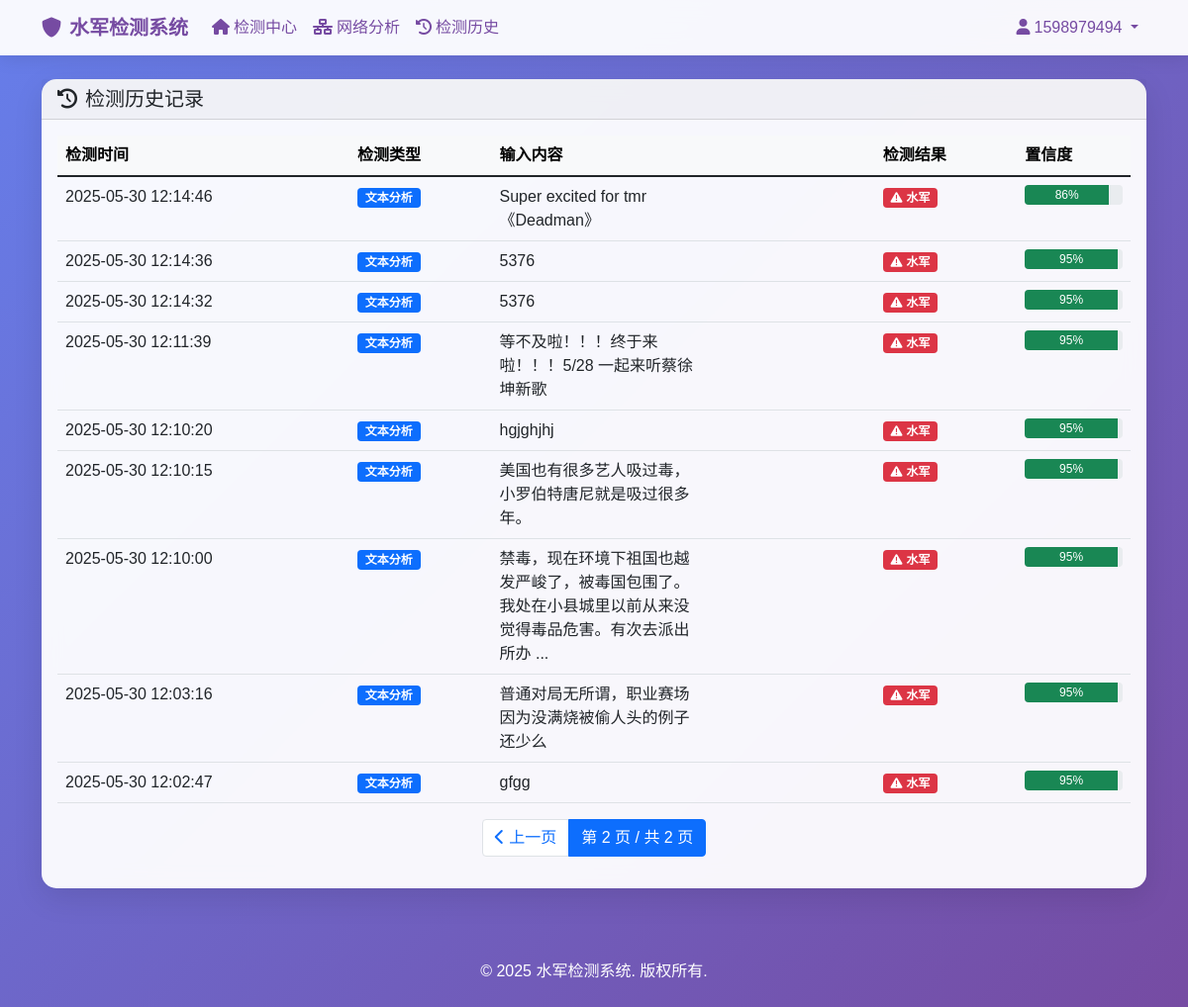
/history?page=2 (signed in), run on the app's committed database.
### tables this page shows
CREATE TABLE users (
            id INTEGER PRIMARY KEY AUTOINCREMENT,
            username TEXT UNIQUE NOT NULL,
            email TEXT UNIQUE NOT NULL,
            password_hash TEXT NOT NULL,
            real_name TEXT,
            phone TEXT,
            organization TEXT,
            role TEXT DEFAULT 'user',
            is_active INTEGER DEFAULT 1,
            created_at TIMESTAMP DEFAULT CURRENT_TIMESTAMP,
            last_login TIMESTAMP,
            detection_count INTEGER DEFAULT 0,
            last_detection TIMESTAMP
        );

CREATE TABLE detection_history (
            id INTEGER PRIMARY KEY AUTOINCREMENT,
            user_id INTEGER NOT NULL,
            detection_type TEXT NOT NULL,
            input_content TEXT,
            result TEXT NOT NULL,
            created_at TIMESTAMP DEFAULT CURRENT_TIMESTAMP,
            FOREIGN KEY (user_id) REFERENCES users (id)
        );

### web/app_minimal.py (the view)
@app.route('/history')
@login_required
def detection_history():
    page = request.args.get('page', 1, type=int)
    per_page = 10
    current_user = get_current_user()
    history_data = get_detection_history(current_user['id'], page, per_page)
    return render_template('auth/history.html', history=history_data)

### web/app_minimal.py (called while the page is built)
@app.context_processor
def inject_user():
    return dict(current_user=get_current_user())

### web/simple_auth.py (called while the page is built)
def get_db():
    if 'db' not in g:
        g.db = sqlite3.connect(DATABASE)
        g.db.row_factory = sqlite3.Row
    return g.db

def login_required(f):
    @wraps(f)
    def decorated_function(*args, **kwargs):
        if 'user_id' not in session:
            flash('请先登录后访问此页面', 'info')
            return redirect(url_for('login', next=request.url))
        return f(*args, **kwargs)
    return decorated_function

def get_current_user():
    if 'user_id' not in session:
        return None
    db = get_db()
    user = db.execute('SELECT * FROM users WHERE id = ?', (session['user_id'],)).fetchone()
    return dict(user) if user else None

### web/templates/auth/history.html (shortened to what this page needs)
{% extends "base.html" %}
{% set title = "检测历史" %}
{% block content %}
<div class="card">
    <div class="card-header">
        <h5 class="mb-0">
            <i class="fas fa-history me-2"></i>检测历史记录
        </h5>
    </div>
    <div class="card-body">
        {% if history['items'] %}
            <div class="table-responsive">
                <table class="table table-hover">
                    <thead class="table-light">
                        <tr>
                            <th>检测时间</th>
                            <th>检测类型</th>
                            <th>输入内容</th>
                            <th>检测结果</th>
                            <th>置信度</th>
                        </tr>
                    </thead>
                    <tbody>
                        {% for record in history['items'] %}
                            <tr>
                                <td>{{ record.created_at }}</td>
                                <td>
                                    <span class="badge bg-{{ 'primary' if record.detection_type == '文本分析' else 'info' }}">
                                        {{ record.detection_type }}
                                    </span>
                                </td>
                                <td>
                                    <div style="max-width: 200px; overflow: hidden; text-overflow: ellipsis;">
                                        {% if record.input_content %}
                                            {{ record.input_content[:50] }}
                                            {% if record.input_content|length > 50 %}...{% endif %}
                                        {% else %}
                                            无输入内容
                                        {% endif %}
                                    </div>
                                </td>
                                <td>
                                    {% if record.result.is_spammer %}
                                        <span class="badge bg-danger">
                                            <i class="fas fa-exclamation-triangle me-1"></i>水军
                                        </span>
                                    {% else %}
                                        <span class="badge bg-success">
                                            <i class="fas fa-check-circle me-1"></i>正常用户
                                        </span>
                                    {% endif %}
                                </td>
                                <td>
                                    <div class="progress" style="height: 20px;">
                                        <div class="progress-bar
                                            {% if record.result.confidence >= 80 %}bg-success
                                            {% elif record.result.confidence >= 60 %}bg-warning
                                            {% else %}bg-danger{% endif %}"
                                            style="width: {{ record.result.confidence }}%">
                                            {{ record.result.confidence }}%
                                        </div>
                                    </div>
                                </td>
                            </tr>
                        {% endfor %}
                    </tbody>
                </table>
            </div>
            {% if history['pages'] > 1 %}
                <nav aria-label="检测历史分页">
                    <ul class="pagination justify-content-center">
                        {% if history['has_prev'] %}
                            <li class="page-item">
                                <a class="page-link" href="{{ url_for('detection_history', page=history['prev_num']) }}">
                                    <i class="fas fa-chevron-left"></i> 上一页
                                </a>
                            </li>
                        {% endif %}
                        <li class="page-item active">
                            <span class="page-link">第 {{ history['page'] }} 页 / 共 {{ history['pages'] }} 页</span>
                        </li>
                    </ul>
                </nav>
            {% endif %}
        {% else %}
            <div class="text-center py-5">
                <i class="fas fa-history fa-3x text-muted mb-3"></i>
                <h5 class="text-muted">暂无检测历史</h5>
                <p class="text-muted">您还没有进行过任何检测，<a href="{{ url_for('index') }}">立即开始检测</a></p>
            </div>
        {% endif %}
    </div>
</div>
{% endblock %}

### web/templates/base.html (shortened to what this page needs)
<!DOCTYPE html>
<html lang="zh-CN">
<head>
    <link href="https://cdn.jsdelivr.net/npm/bootstrap@5.1.3/dist/css/bootstrap.min.css" rel="stylesheet">
    <link href="https://cdnjs.cloudflare.com/ajax/libs/font-awesome/6.0.0/css/all.min.css" rel="stylesheet">
</head>
<body>
    <nav class="navbar navbar-expand-lg fixed-top">
        <div class="container">
            <a class="navbar-brand" href="{{ url_for('index') if current_user else url_for('login') }}">
                <i class="fas fa-shield-alt me-2"></i>水军检测系统
            </a>
            <div class="collapse navbar-collapse" id="navbarNav">
                <ul class="navbar-nav me-auto">
                    {% if current_user %}
                    <li class="nav-item">
                        <a class="nav-link" href="{{ url_for('index') }}">
                            <i class="fas fa-home me-1"></i>检测中心
                        </a>
                    </li>
                    <li class="nav-item">
                        <a class="nav-link" href="{{ url_for('network_analysis') }}">
                            <i class="fas fa-network-wired me-1"></i>网络分析
                        </a>
                    </li>
                    <li class="nav-item">
                        <a class="nav-link" href="{{ url_for('detection_history') }}">
                            <i class="fas fa-history me-1"></i>检测历史
                        </a>
                    </li>
                    {% endif %}
                </ul>
                <ul class="navbar-nav">
                    {% if current_user %}
                    <li class="nav-item dropdown">
                        <a class="nav-link dropdown-toggle" href="#" role="button" data-bs-toggle="dropdown">
                            <i class="fas fa-user me-1"></i>{{ current_user['username'] }}
                        </a>
                    </li>
                    {% endif %}
                </ul>
            </div>
        </div>
    </nav>
    <div class="main-content">
        <div class="container">
            {% block content %}{% endblock %}
        </div>
    </div>
    <footer class="mt-5 py-4 text-center text-white">
        <div class="container">
            <p>&copy; 2025 水军检测系统. 版权所有.</p>
        </div>
    </footer>
</body>
</html>

### web/templates/base.html (style rules this page uses)
body { background: linear-gradient(135deg, #667eea 0%, #764ba2 100%); min-height: 100vh; font-family: 'Arial', sans-serif; }
.navbar { background: rgba(255, 255, 255, 0.95) !important; backdrop-filter: blur(10px); box-shadow: 0 2px 20px rgba(0, 0, 0, 0.1); }
.navbar-brand { font-weight: bold; color: #764ba2 !important; }
.main-content { margin-top: 80px; min-height: calc(100vh - 80px); }
.card { border: none; border-radius: 15px; box-shadow: 0 10px 30px rgba(0, 0, 0, 0.1); backdrop-filter: blur(10px); background: rgba(255, 255, 255, 0.95); }
.nav-link { color: #764ba2 !important; font-weight: 500; }

### data on the page
users: username "1598979494"
detection_history: created_at "2025-05-30 12:14:46", detection_type "文本分析", input_content "Super excited for tmr 《Deadman》", result.confidence "86"
detection_history: created_at "2025-05-30 12:14:36", detection_type "文本分析", input_content "5376", result.confidence "95"
detection_history: created_at "2025-05-30 12:14:32", detection_type "文本分析", input_content "5376", result.confidence "95"
detection_history: created_at "2025-05-30 12:11:39", detection_type "文本分析", input_content "等不及啦！！！终于来啦！！！5/28 一起来听蔡徐坤新歌", result.confidence "95"
detection_history: created_at "2025-05-30 12:10:20", detection_type "文本分析", input_content "hgjghjhj", result.confidence "95"
detection_history: created_at "2025-05-30 12:10:15", detection_type "文本分析", input_content "美国也有很多艺人吸过毒，小罗伯特唐尼就是吸过很多年。", result.confidence "95"
detection_history: created_at "2025-05-30 12:10:00", detection_type "文本分析", input_content "禁毒，现在环境下祖国也越发严峻了，被毒国包围了。我处在小县城里以前从来没觉得毒品危害。有次去派出所办", result.confidence "95"
detection_history: created_at "2025-05-30 12:03:16", detection_type "文本分析", input_content "普通对局无所谓，职业赛场因为没满烧被偷人头的例子还少么", result.confidence "95"
detection_history: created_at "2025-05-30 12:02:47", detection_type "文本分析", input_content "gfgg", result.confidence "95"

### other printed values
{{ history['page'] }} "2"
{{ history['pages'] }} "2"
